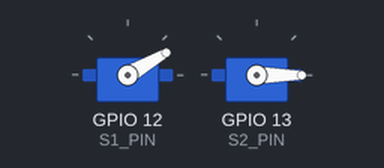
The sketch below on a simulated ESP32. Parts: 2 × servo.

Above: at 0.05 s.
At 4.0 s:
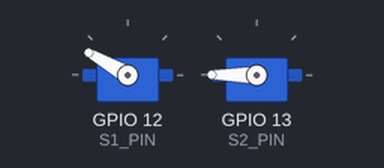
Timing chart, 0 to 5.2 s (numbered marks = the images above):
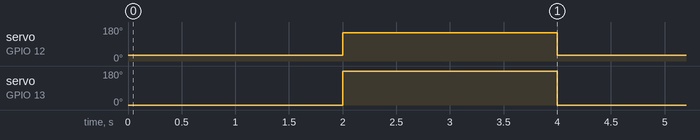

The sketch:

sketch_dec7a.ino
```cpp
#include <freertos/FreeRTOS.h>
#include <freertos/semphr.h>

#include <ESP32Servo.h>

#define S1_PIN 12 // Pin del servo X
#define S2_PIN 13 // Pin del servo Y

Servo s1;
Servo s2;

void setup() {
  s1.attach(S1_PIN);
  s2.attach(S2_PIN);
}

void loop() {
  s1.write(30);
  s2.write(0);
  vTaskDelay(2000);
  s1.write(150);
  s2.write(180);
  vTaskDelay(2000);
}
```

Measured:
- by itself, servo on GPIO 12 (S1_PIN): alternates 150° for 2.0 s and 30° for 2.0 s
- by itself, servo on GPIO 13 (S2_PIN): alternates 180° for 2.0 s and 0° for 2.0 s
